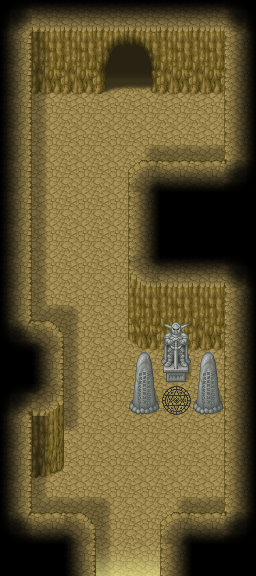

Below is a game level as drawn by its tile map, then a one-line description and the .tmx that defines it (tile-layer data replaced by summaries):
An orthogonal 8x18 tile map with 32x32 px tiles, 8 tile layers (background, background_2, terrain, shadow_underlying, ...) and 44 objects (3x object.eventObject, 3x player.startingPosition, item.rune_gebo).

<map version="1.5" tiledversion="1.7.2" orientation="orthogonal" renderorder="right-down" width="8" height="18" tilewidth="32" tileheight="32" infinite="0" nextlayerid="13" nextobjectid="874">
 <properties>
  <property name="above_player_layers" value="[3, 4]" />
  <property name="background_layers" value="[0, 1, 2]" />
  <property name="dungeon_level" value="true" />
  <property name="shadow_layers" value="[5, 6, 7]" />
 </properties>
 <tileset firstgid="1" source="tileset/tileset_pipoya_32.tsx" />
 <layer id="1" name="background" width="8" height="18" locked="1">
  <data>[144 cells, 133 non-empty, 1 distinct tile ids]</data>
 </layer>
 <layer id="2" name="background_2" width="8" height="18" locked="1">
  <data>[144 cells, 72 non-empty, 21 distinct tile ids]</data>
 </layer>
 <layer id="5" name="terrain" width="8" height="18" locked="1">
  <data>[144 cells, 7 non-empty, 5 distinct tile ids]</data>
 </layer>
 <layer id="8" name="shadow_underlying" width="8" height="18" locked="1">
  <data>[144 cells, 12 non-empty, 2 distinct tile ids]</data>
 </layer>
 <layer id="10" name="background_above_player" width="8" height="18" locked="1">
  <data>[144 cells, 21 non-empty, 10 distinct tile ids]</data>
 </layer>
 <layer id="3" name="shadows" width="8" height="18" locked="1">
  <data>[144 cells, 58 non-empty, 16 distinct tile ids]</data>
 </layer>
 <layer id="4" name="shadows_2" width="8" height="18" locked="1">
  <data>[144 cells, 26 non-empty, 6 distinct tile ids]</data>
 </layer>
 <layer id="9" name="shadows_3" width="8" height="18" locked="1">
  <data>[144 cells, 2 non-empty, 1 distinct tile ids]</data>
 </layer>
 <objectgroup id="11" name="objects">
  <object id="851" name="object.eventObject" x="96" y="574.455" width="63.967" height="1.56818">
   <properties>
    <property name="eventParameter" value="demo_2_level_5_entry_goto_main" />
   </properties>
  </object>
  <object id="852" name="object.eventObject" x="106.699" y="63.625" width="45.875" height="4.75">
   <properties>
    <property name="eventParameter" value="demo_2_level_5_entry_goto_level_5" />
   </properties>
  </object>
  <object id="853" name="object.eventObject" x="32" y="224" width="95.6337" height="5.75">
   <properties>
    <property name="eventParameter" value="demo_2_level_5_entry_gate_lantern" />
   </properties>
  </object>
  <object id="854" name="player.startingPosition" x="128" y="544">
   <properties>
    <property name="startingPointId" value="0" />
   </properties>
   <point />
  </object>
  <object id="855" name="player.startingPosition" x="128" y="480">
   <properties>
    <property name="startingPointId" value="1" />
   </properties>
   <point />
  </object>
  <object id="872" name="item.rune_gebo" x="176.484" y="400.484">
   <point />
  </object>
  <object id="873" name="player.startingPosition" x="128" y="113">
   <properties>
    <property name="startingPointId" value="2" />
   </properties>
   <point />
  </object>
 </objectgroup>
 <objectgroup id="12" name="physics" locked="1">
  <object id="820" x="0" y="0" width="32" height="544" />
  <object id="821" x="224" y="0" width="32" height="544" />
  <object id="826" x="32" y="0" width="64" height="78" />
  <object id="827" x="160" y="0" width="64" height="77.4659" />
  <object id="828" x="128" y="192" width="96" height="128" />
  <object id="829" x="160" y="175.75" width="64" height="16.25" />
  <object id="830" x="32" y="352" width="32" height="96" />
  <object id="831" x="32" y="526.25" width="32" height="17.75" />
  <object id="832" x="64" y="544" width="32" height="32" />
  <object id="833" x="160" y="544" width="32" height="32" />
  <object id="834" x="192" y="527.25" width="32" height="16.75" />
  <object id="839" x="32" y="448">
   <polygon points="0,0 32,0 0,14" />
  </object>
  <object id="840" x="160" y="320">
   <polygon points="0,0 -32,0 -0.03125,13.9688" />
  </object>
  <object id="841" x="160" y="320" width="64" height="14" />
  <object id="842" x="64" y="544">
   <polygon points="0,0 32,0 0.25,-17.75" />
  </object>
  <object id="843" x="192" y="544">
   <polygon points="0,0 -32,0 -0.25,-16.5" />
  </object>
  <object id="844" x="32" y="352">
   <polygon points="0,0 32,0 0.25,-17.75" />
  </object>
  <object id="845" x="160" y="192">
   <polygon points="0,0 -32,0 -0.25,-16.5" />
  </object>
  <object id="847" x="96.0625" y="77.995">
   <polygon points="0,0 9.5,-3.25 11.25,-14.5" />
  </object>
  <object id="848" x="107.335" y="63.415">
   <polygon points="0,0 20.5652,-20.1304 -0.26087,-20.2174" />
  </object>
  <object id="849" x="127.942" y="43.205">
   <polygon points="0,0 24.1821,19.9185 23.8696,-0.706522" />
  </object>
  <object id="850" x="152.125" y="62.995">
   <polygon points="0,0 1.6875,11.75 7.5625,14.1875" />
  </object>
  <object id="856" x="64" y="576" width="128" height="2.90909" />
  <object id="857" x="143.945" y="352.718">
   <polygon points="0,0 -7.81818,10.5455 -11.0909,48.3636" />
  </object>
  <object id="858" x="132.675" y="399.808">
   <polygon points="0,0 -3.63636,7.81818 11.8182,11.0909" />
  </object>
  <object id="859" x="144.495" y="410.528">
   <polygon points="0,0 13.6364,-4.36364 10.9091,-11.0909" />
  </object>
  <object id="860" x="155.035" y="399.438">
   <polygon points="0,0 -4,-38.7273 -11.2727,-46.9091" />
  </object>
  <object id="861" x="208.495" y="352.358">
   <polygon points="0,0 -7.81818,10.5455 -11.0909,48.3636" />
  </object>
  <object id="862" x="197.225" y="399.448">
   <polygon points="0,0 -3.63636,7.81818 11.8182,11.0909" />
  </object>
  <object id="863" x="209.045" y="410.168">
   <polygon points="0,0 13.6364,-4.36364 10.9091,-11.0909" />
  </object>
  <object id="864" x="219.585" y="399.078">
   <polygon points="0,0 -4,-38.7273 -11.2727,-46.9091" />
  </object>
  <object id="865" x="175.765" y="322.528">
   <polygon points="0,0 -12.5455,2.36364 12.7273,2.18182" />
  </object>
  <object id="866" x="163.405" y="325.258">
   <polygon points="0,0 12.7273,9.27273 24.9091,-0.363636" />
  </object>
  <object id="867" x="172.315" y="331.988">
   <polygon points="0,0 -8.72727,4 -8.90909,40" />
  </object>
  <object id="868" x="180.125" y="331.618">
   <polygon points="0,0 7.45455,4.72727 8,40.9091" />
  </object>
  <object id="869" x="163.405" y="372.348">
   <polygon points="0,0 24.9091,0.181818 12.5455,-38.1818" />
  </object>
  <object id="870" x="165.765" y="372.348" width="19.6364" height="3.63636" />
 </objectgroup>
</map>
